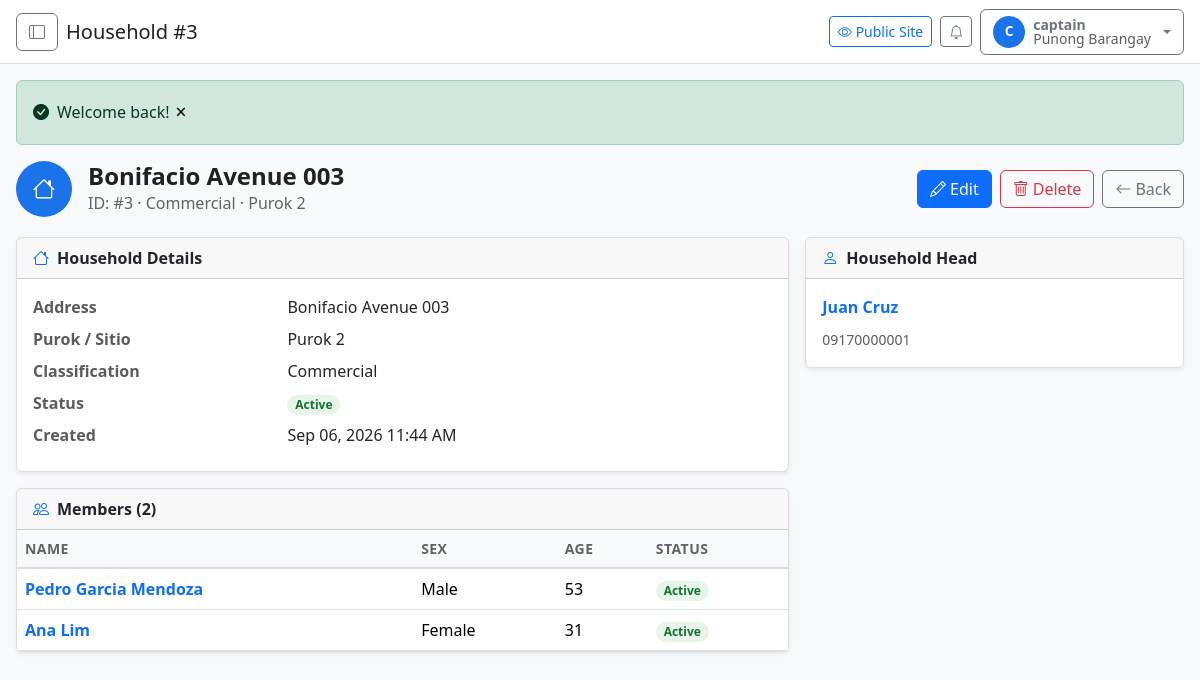
The page /admin/households/3 (signed in) on the database its author committed.
### tables this page shows
CREATE TABLE `users` (
  `id` INT UNSIGNED NOT NULL AUTO_INCREMENT,
  `username` VARCHAR(50) NOT NULL,
  `email` VARCHAR(150) NOT NULL,
  `password_hash` VARCHAR(255) NOT NULL,
  `first_name` VARCHAR(100) NULL DEFAULT NULL,
  `last_name` VARCHAR(100) NULL DEFAULT NULL,
  `role` ENUM('captain','kagawad','secretary','treasurer','bhw','tanod','census','sk_chair','resident') NOT NULL DEFAULT 'resident',
  `status` ENUM('active','inactive','suspended') NOT NULL DEFAULT 'active',
  `email_verified_at` TIMESTAMP NULL DEFAULT NULL,
  `last_login_at` TIMESTAMP NULL DEFAULT NULL,
  `remember_token` VARCHAR(100) NULL DEFAULT NULL,
  `created_at` TIMESTAMP NOT NULL DEFAULT CURRENT_TIMESTAMP,
  `updated_at` TIMESTAMP NOT NULL DEFAULT CURRENT_TIMESTAMP ON UPDATE CURRENT_TIMESTAMP,
  `deleted_at` TIMESTAMP NULL DEFAULT NULL,
  PRIMARY KEY (`id`),
  UNIQUE KEY `uk_users_username` (`username`),
  UNIQUE KEY `uk_users_email` (`email`),
  INDEX `idx_users_role` (`role`),
  INDEX `idx_users_status` (`status`)
);

CREATE TABLE `households` (
  `id` INT UNSIGNED NOT NULL AUTO_INCREMENT,
  `barangay_id` INT UNSIGNED NOT NULL,
  `purok_id` INT UNSIGNED NULL,
  `house_number` VARCHAR(20) NULL,
  `street` VARCHAR(200) NULL,
  `gps_latitude` DECIMAL(8,4) NULL,
  `gps_longitude` DECIMAL(8,4) NULL,
  `classification` ENUM('residential','commercial','industrial','mixed') NOT NULL DEFAULT 'residential',
  `status` ENUM('active','vacant','demolished') NOT NULL DEFAULT 'active',
  `created_at` TIMESTAMP NOT NULL DEFAULT CURRENT_TIMESTAMP,
  `updated_at` TIMESTAMP NOT NULL DEFAULT CURRENT_TIMESTAMP ON UPDATE CURRENT_TIMESTAMP,
  `deleted_at` TIMESTAMP NULL DEFAULT NULL,
  PRIMARY KEY (`id`),
  INDEX `idx_households_barangay_id` (`barangay_id`),
  INDEX `idx_households_purok_id` (`purok_id`),
  INDEX `idx_households_status` (`status`),
  CONSTRAINT `fk_households_barangay` FOREIGN KEY (`barangay_id`) REFERENCES `barangays` (`id`) ON DELETE CASCADE,
  CONSTRAINT `fk_households_purok` FOREIGN KEY (`purok_id`) REFERENCES `puroks` (`id`) ON DELETE SET NULL
);

CREATE TABLE `puroks` (
  `id` INT UNSIGNED NOT NULL AUTO_INCREMENT,
  `barangay_id` INT UNSIGNED NOT NULL,
  `name` VARCHAR(100) NOT NULL,
  `code` VARCHAR(20) NULL,
  `type` ENUM('purok','sitio','zone') NOT NULL DEFAULT 'purok',
  `classification` ENUM('urban','rural') NOT NULL DEFAULT 'urban',
  `created_at` TIMESTAMP NOT NULL DEFAULT CURRENT_TIMESTAMP,
  `updated_at` TIMESTAMP NOT NULL DEFAULT CURRENT_TIMESTAMP ON UPDATE CURRENT_TIMESTAMP,
  `deleted_at` TIMESTAMP NULL DEFAULT NULL,
  PRIMARY KEY (`id`),
  INDEX `idx_puroks_barangay_id` (`barangay_id`),
  CONSTRAINT `fk_puroks_barangay` FOREIGN KEY (`barangay_id`) REFERENCES `barangays` (`id`) ON DELETE CASCADE
);

CREATE TABLE `residents` (
  `id` INT UNSIGNED NOT NULL AUTO_INCREMENT,
  `household_id` INT UNSIGNED NULL,
  `purok_id` INT UNSIGNED NULL,
  `national_id` VARCHAR(30) NULL,
  `first_name` VARCHAR(100) NOT NULL,
  `middle_name` VARCHAR(100) NULL,
  `last_name` VARCHAR(100) NOT NULL,
  `suffix` VARCHAR(10) NULL,
  `sex` ENUM('male','female') NOT NULL,
  `birthdate` DATE NOT NULL,
  `civil_status` ENUM('single','married','widowed','separated','divorced') NOT NULL DEFAULT 'single',
  `blood_type` VARCHAR(5) NULL,
  `disability_type` ENUM('none','visual','hearing','motor','speech','intellectual','psychosocial','multiple') NOT NULL DEFAULT 'none',
  `is_pwd` TINYINT(1) NOT NULL DEFAULT 0,
  `is_senior` TINYINT(1) NOT NULL DEFAULT 0,
  `is_voter` TINYINT(1) NOT NULL DEFAULT 0,
  `educational_attainment` ENUM('none','elementary','high_school','vocational','college','post_graduate') NULL,
  `occupation` VARCHAR(100) NULL,
  `monthly_income` DECIMAL(12,2) NULL,
  `phone` VARCHAR(20) NULL,
  `email` VARCHAR(150) NULL,
  `photo` VARCHAR(255) NULL,
  `status` ENUM('active','deceased','moved_out','inactive') NOT NULL DEFAULT 'active',
  `is_approved` TINYINT(1) NOT NULL DEFAULT 0,
  `created_at` TIMESTAMP NOT NULL DEFAULT CURRENT_TIMESTAMP,
  `updated_at` TIMESTAMP NOT NULL DEFAULT CURRENT_TIMESTAMP ON UPDATE CURRENT_TIMESTAMP,
  `deleted_at` TIMESTAMP NULL DEFAULT NULL,
  PRIMARY KEY (`id`),
  INDEX `idx_residents_household_id` (`household_id`),
  INDEX `idx_residents_purok_id` (`purok_id`),
  INDEX `idx_residents_last_name` (`last_name`),
  INDEX `idx_residents_first_name` (`first_name`),
  INDEX `idx_residents_status` (`status`),
  INDEX `idx_residents_sex` (`sex`),
  INDEX `idx_residents_birthdate` (`birthdate`),
  INDEX `idx_residents_civil_status` (`civil_status`),
  INDEX `idx_residents_is_voter` (`is_voter`),
  INDEX `idx_residents_is_pwd` (`is_pwd`),
  INDEX `idx_residents_is_senior` (`is_senior`),
  INDEX `idx_residents_national_id` (`national_id`),
  CONSTRAINT `fk_residents_household` FOREIGN KEY (`household_id`) REFERENCES `households` (`id`) ON DELETE SET NULL,
  CONSTRAINT `fk_residents_purok` FOREIGN KEY (`purok_id`) REFERENCES `puroks` (`id`) ON DELETE SET NULL
);

### views/admin/households/show.php (the view, shortened to what the rows shown need)
<?php
$address = trim(($household['street'] ?? '') . ' ' . ($household['house_number'] ?? '')) ?: ('Household #' . $household['id']);
?>
<div class="page-header d-flex flex-wrap justify-content-between align-items-center gap-2">
    <div class="d-flex align-items-center gap-3">
        <div class="avatar rounded-circle d-flex align-items-center justify-content-center" style="width:56px;height:56px;font-size:1.4rem;background:var(--primary);color:#fff;">
            <i class="bi bi-house"></i>
        </div>
        <div>
            <h1 class="page-title mb-0"><?= e($address) ?></h1>
            <p class="page-subtitle mb-0">
                ID: #<?= $household['id'] ?>
                · <?= e(ucwords($household['classification'])) ?>
                <?php if ($purok): ?> · <?= e($purok['name']) ?><?php endif; ?>
            </p>
        </div>
    </div>
    <div class="d-flex gap-2">
        <a href="<?= admin_url('households/' . $household['id'] . '/edit') ?>" class="btn btn-primary"><i class="bi bi-pencil me-1"></i>Edit</a>
        <form method="POST" action="<?= admin_url('households/' . $household['id'] . '/delete') ?>" class="d-inline" onsubmit="return confirm('Delete this household?');">
            <button type="submit" class="btn btn-outline-danger"><i class="bi bi-trash me-1"></i>Delete</button>
        </form>
        <a href="<?= admin_url('households') ?>" class="btn btn-outline-secondary"><i class="bi bi-arrow-left me-1"></i>Back</a>
    </div>
</div>
<?php
$stBadge = match ($household['status']) {
    'active' => 'badge-green',
    'vacant' => 'badge-yellow',
    'demolished' => 'badge-gray',
    default => 'badge-gray',
};
?>
<div class="row g-3">
    <div class="col-lg-8">
        <div class="card shadow-sm mb-3">
            <div class="card-header d-flex align-items-center"><i class="bi bi-house me-2 text-primary"></i>Household Details</div>
            <div class="card-body">
                <dl class="row mb-0">
                    <dt class="col-sm-4 text-muted">Address</dt>
                    <dd class="col-sm-8"><?= e($address) ?></dd>
                    <dt class="col-sm-4 text-muted">Purok / Sitio</dt>
                    <dd class="col-sm-8"><?= e($purok['name'] ?? '—') ?></dd>
                    <dt class="col-sm-4 text-muted">Classification</dt>
                    <dd class="col-sm-8 text-capitalize"><?= e($household['classification']) ?></dd>
                    <dt class="col-sm-4 text-muted">Status</dt>
                    <dd class="col-sm-8"><span class="badge rounded-pill <?= $stBadge ?>"><?= ucwords($household['status']) ?></span></dd>
                    <dt class="col-sm-4 text-muted">Created</dt>
                    <dd class="col-sm-8"><?= e(format_date($household['created_at'], 'M d, Y h:i A')) ?></dd>
                </dl>
            </div>
        </div>
        <div class="card shadow-sm mb-3">
            <div class="card-header d-flex align-items-center justify-content-between">
                <span><i class="bi bi-people me-2 text-primary"></i>Members (<?= count($members) ?>)</span>
            </div>
            <div class="table-responsive">
                <table class="table table-hover align-middle mb-0">
                    <thead>
                        <tr>
                            <th>Name</th>
                            <th>Sex</th>
                            <th>Age</th>
                            <th>Status</th>
                        </tr>
                    </thead>
                    <tbody>
                        <?php foreach ($members as $m): ?>
                            <?php
                                $age = $m['birthdate'] ? date_diff(date_create($m['birthdate']), date_create('today'))->y : null;
                                $name = trim(($m['first_name'] ?? '') . ' ' . ($m['middle_name'] ?? '') . ' ' . $m['last_name'] . ($m['suffix'] ? ' ' . $m['suffix'] : ''));
                            ?>
                            <tr>
                                <td>
                                    <a href="<?= admin_url('residents/' . $m['id']) ?>" class="text-decoration-none fw-semibold">
                                        <?= e($name) ?>
                                    </a>
                                </td>
                                <td class="text-capitalize"><?= e($m['sex']) ?></td>
                                <td><?= $age !== null ? $age : '—' ?></td>
                                <td>
                                    <?php
                                    $mBadge = match ($m['status']) {
                                        'active' => 'badge-green',
                                        'inactive', 'moved_out' => 'badge-yellow',
                                        'deceased' => 'badge-gray',
                                        default => 'badge-gray',
                                    };
                                    ?>
                                    <span class="badge rounded-pill <?= $mBadge ?>"><?= ucwords(str_replace('_', ' ', $m['status'])) ?></span>
                                </td>
                            </tr>
                        <?php endforeach; ?>
                    </tbody>
                </table>
            </div>
        </div>
    </div>
    <div class="col-lg-4">
        <div class="card shadow-sm mb-3">
            <div class="card-header d-flex align-items-center"><i class="bi bi-person me-2 text-primary"></i>Household Head</div>
            <div class="card-body">
                <?php if ($head): ?>
                    <?php $headName = trim(($head['first_name'] ?? '') . ' ' . ($head['last_name'] ?? '')); ?>
                    <a href="<?= admin_url('residents/' . $head['id']) ?>" class="fw-semibold text-decoration-none d-block mb-2"><?= e($headName) ?></a>
                    <span class="text-muted small"><?= e($head['phone'] ?? 'No phone') ?></span>
                <?php else: ?>
                    <span class="text-muted">No head assigned.</span>
                <?php endif; ?>
            </div>
        </div>
    </div>
</div>

### views/admin/layouts/main.php (shortened to what the rows shown need)
<?php
$adminUser = \Auth::user();
$userModel = new \Models\User();
?>
<!DOCTYPE html>
<html lang="en" data-theme="light" data-font-scale="100">
<head>
    <link href="https://cdn.jsdelivr.net/npm/bootstrap@5.3.3/dist/css/bootstrap.min.css" rel="stylesheet">
    <link href="https://cdn.jsdelivr.net/npm/bootstrap-icons@1.11.3/font/bootstrap-icons.min.css" rel="stylesheet">
    <link rel="stylesheet" href="<?= asset('css/main.css') ?>">
    <link rel="stylesheet" href="<?= asset('css/admin.css') ?>">
    <link rel="stylesheet" href="<?= asset('css/accessibility.css') ?>" id="accessibility-css">
</head>
<body>
<div class="wrapper d-flex">
    <div class="content flex-grow-1 d-flex flex-column">
        <header class="admin-topbar d-flex align-items-center justify-content-between px-3 py-2">
            <div class="d-flex align-items-center gap-2">
                <button class="btn btn-outline-secondary d-none d-lg-inline-flex" data-bs-toggle="offcanvas" data-bs-target="#adminSidebar" aria-label="Toggle menu"><i class="bi bi-layout-sidebar"></i></button>
                <strong class="h5 mb-0"><?= e($title ?? 'Dashboard') ?></strong>
            </div>
            <div class="d-flex align-items-center gap-2">
                <a href="<?= url('') ?>" class="btn btn-outline-primary btn-sm"><i class="bi bi-eye me-1"></i>Public Site</a>
                <a href="<?= admin_url('notifications') ?>" class="btn btn-outline-secondary btn-sm position-relative" aria-label="Notifications"><i class="bi bi-bell"></i></a>
                <div class="dropdown">
                    <button class="btn btn-outline-secondary dropdown-toggle d-flex align-items-center gap-2" type="button"
                            data-bs-toggle="dropdown" aria-expanded="false">
                        <span class="avatar rounded-circle d-flex align-items-center justify-content-center"><?= e(strtoupper(mb_substr($adminUser['username'] ?? 'U', 0, 1))) ?></span>
                        <span class="d-none d-md-flex flex-column lh-1 text-start">
                            <span class="small fw-semibold"><?= e($adminUser['username'] ?? 'Admin') ?></span>
                            <span class="small text-muted"><?= e($userModel->getRoleName($adminUser['role'])) ?></span>
                        </span>
                    </button>
                </div>
            </div>
        </header>
        <main class="admin-content flex-grow-1 p-3">
            <?php if ($success = flash('success')): ?>
                <div class="alert alert-success d-flex align-items-center" role="alert"><i class="bi bi-check-circle-fill me-2"></i><div><?= e($success) ?></div></div>
            <?php endif; ?>
            <?= $content ?>
        </main>
    </div>
</div>
</body>
</html>

### rows shown on the page
users: username "C", username "captain", role "Punong Barangay"
households: address "Bonifacio Avenue 003", id "3", classification "Commercial", status "Active", created_at "Sep 06, 2026 11:44 AM"
puroks: name "Purok 2"
residents: name "Pedro Garcia Mendoza", sex "Male", birthdate "53", status "Active"
residents: name "Ana Lim", sex "Female", birthdate "31", status "Active"
residents: headName "Juan Cruz", phone "09170000001"

### other values the page prints
$title "Household #3"
$success "Welcome back!"
count($members) "2"
